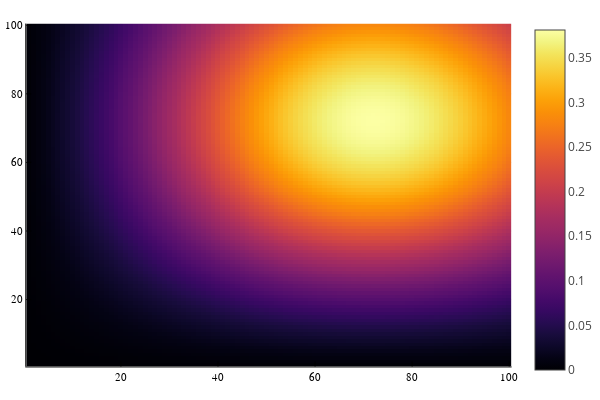

This figure's notebook cell:
### Code cell
pdfplot = zeros(100, 100)
for i in CartesianIndices(pdfplot)
    pdfplot[i[1], i[2]] = i[1] * pdf(Normal(50, 40), i[1]) * i[2] * pdf(Normal(50, 40), i[2])
end
# surface(pdfplot)
heatmap(pdfplot)

### Figure 1 — Plotly figure (JSON) as saved in the notebook; plotly's stock layout.template omitted (floating-point values rounded to 4 significant figures; data arrays with more than 128 entries replaced by an {"elided": "..."} marker saying what was removed)
{"data": [{"colorbar": {"title": ""}, "colorscale": [[0, "rgba(0, 0, 4, 1.000)"], [0.03448, "rgba(4, 3, 20, 1.000)"], [0.06897, "rgba(13, 8, 41, 1.000)"], [0.1034, "rgba(24, 12, 60, 1.000)"], [0.1379, "rgba(38, 12, 81, 1.000)"], [0.1724, "rgba(54, 9, 97, 1.000)"], [0.2069, "rgba(69, 10, 105, 1.000)"], [0.2414, "rgba(84, 15, 109, 1.000)"], [0.2759, "rgba(97, 19, 110, 1.000)"], [0.3103, "rgba(111, 25, 110, 1.000)"], [0.3448, "rgba(125, 30, 109, 1.000)"], [0.3793, "rgba(140, 35, 105, 1.000)"], [0.4138, "rgba(154, 40, 101, 1.000)"], [0.4483, "rgba(166, 45, 96, 1.000)"], [0.4828, "rgba(180, 51, 89, 1.000)"], [0.5172, "rgba(193, 58, 80, 1.000)"], [0.5517, "rgba(206, 67, 71, 1.000)"], [0.5862, "rgba(216, 76, 62, 1.000)"], [0.6207, "rgba(226, 87, 52, 1.000)"], [0.6552, "rgba(235, 100, 41, 1.000)"], [0.6897, "rgba(241, 115, 29, 1.000)"], [0.7241, "rgba(247, 130, 18, 1.000)"], [0.7586, "rgba(250, 144, 8, 1.000)"], [0.7931, "rgba(252, 161, 8, 1.000)"], [0.8276, "rgba(252, 178, 22, 1.000)"], [0.8621, "rgba(250, 196, 42, 1.000)"], [0.8966, "rgba(246, 213, 67, 1.000)"], [0.931, "rgba(243, 229, 93, 1.000)"], [0.9655, "rgba(242, 244, 130, 1.000)"], [1, "rgba(252, 255, 164, 1.000)"]], "name": "y1", "showlegend": false, "showscale": true, "type": "heatmap", "x": [0.5, 1.5, 2.5, 3.5, 4.5, 5.5, 6.5, 7.5, 8.5, 9.5, 10.5, 11.5, 12.5, 13.5, 14.5, 15.5, 16.5, 17.5, 18.5, 19.5, 20.5, 21.5, 22.5, 23.5, 24.5, 25.5, 26.5, 27.5, 28.5, 29.5, 30.5, 31.5, 32.5, 33.5, 34.5, 35.5, 36.5, 37.5, 38.5, 39.5, 40.5, 41.5, 42.5, 43.5, 44.5, 45.5, 46.5, 47.5, 48.5, 49.5, 50.5, 51.5, 52.5, 53.5, 54.5, 55.5, 56.5, 57.5, 58.5, 59.5, 60.5, 61.5, 62.5, 63.5, 64.5, 65.5, 66.5, 67.5, 68.5, 69.5, 70.5, 71.5, 72.5, 73.5, 74.5, 75.5, 76.5, 77.5, 78.5, 79.5, 80.5, 81.5, 82.5, 83.5, 84.5, 85.5, 86.5, 87.5, 88.5, 89.5, 90.5, 91.5, 92.5, 93.5, 94.5, 95.5, 96.5, 97.5, 98.5, 99.5, 100.5], "xaxis": "x1", "y": [0.5, 1.5, 2.5, 3.5, 4.5, 5.5, 6.5, 7.5, 8.5, 9.5, 10.5, 11.5, 12.5, 13.5, 14.5, 15.5, 16.5, 17.5, 18.5, 19.5, 20.5, 21.5, 22.5, 23.5, 24.5, 25.5, 26.5, 27.5, 28.5, 29.5, 30.5, 31.5, 32.5, 33.5, 34.5, 35.5, 36.5, 37.5, 38.5, 39.5, 40.5, 41.5, 42.5, 43.5, 44.5, 45.5, 46.5, 47.5, 48.5, 49.5, 50.5, 51.5, 52.5, 53.5, 54.5, 55.5, 56.5, 57.5, 58.5, 59.5, 60.5, 61.5, 62.5, 63.5, 64.5, 65.5, 66.5, 67.5, 68.5, 69.5, 70.5, 71.5, 72.5, 73.5, 74.5, 75.5, 76.5, 77.5, 78.5, 79.5, 80.5, 81.5, 82.5, 83.5, 84.5, 85.5, 86.5, 87.5, 88.5, 89.5, 90.5, 91.5, 92.5, 93.5, 94.5, 95.5, 96.5, 97.5, 98.5, 99.5, 100.5], "yaxis": "y1", "z": {"elided": "100x100 float values"}, "zmax": 0.3811, "zmin": 2.218e-05}], "layout": {"annotations": [], "height": 400, "legend": {"bgcolor": "rgba(255, 255, 255, 1.000)", "bordercolor": "rgba(0, 0, 0, 1.000)", "font": {"color": "rgba(0, 0, 0, 1.000)", "family": "sans-serif", "size": 11}, "tracegroupgap": 0, "x": 1, "y": 1}, "margin": {"b": 20, "l": 0, "r": 0, "t": 20}, "paper_bgcolor": "rgba(255, 255, 255, 1.000)", "plot_bgcolor": "rgba(255, 255, 255, 1.000)", "showlegend": true, "width": 600, "xaxis": {"anchor": "y1", "domain": [0.05101, 0.9934], "gridcolor": "rgba(0, 0, 0, 0.100)", "gridwidth": 0.5, "linecolor": "rgba(0, 0, 0, 1.000)", "mirror": false, "range": [0.5, 100.5], "showgrid": true, "showline": true, "showticklabels": true, "tickangle": 0, "tickcolor": "rgb(0, 0, 0)", "tickfont": {"color": "rgba(0, 0, 0, 1.000)", "family": "sans-serif", "size": 11}, "tickmode": "array", "ticks": "inside", "ticktext": ["20", "40", "60", "80", "100"], "tickvals": [20, 40, 60, 80, 100], "title": "", "titlefont": {"color": "rgba(0, 0, 0, 1.000)", "family": "sans-serif", "size": 15}, "type": "-", "visible": true, "zeroline": false, "zerolinecolor": "rgba(0, 0, 0, 1.000)"}, "yaxis": {"anchor": "x1", "domain": [0.03762, 0.9902], "gridcolor": "rgba(0, 0, 0, 0.100)", "gridwidth": 0.5, "linecolor": "rgba(0, 0, 0, 1.000)", "mirror": false, "range": [0.5, 100.5], "showgrid": true, "showline": true, "showticklabels": true, "tickangle": 0, "tickcolor": "rgb(0, 0, 0)", "tickfont": {"color": "rgba(0, 0, 0, 1.000)", "family": "sans-serif", "size": 11}, "tickmode": "array", "ticks": "inside", "ticktext": ["20", "40", "60", "80", "100"], "tickvals": [20, 40, 60, 80, 100], "title": "", "titlefont": {"color": "rgba(0, 0, 0, 1.000)", "family": "sans-serif", "size": 15}, "type": "-", "visible": true, "zeroline": false, "zerolinecolor": "rgba(0, 0, 0, 1.000)"}}}
